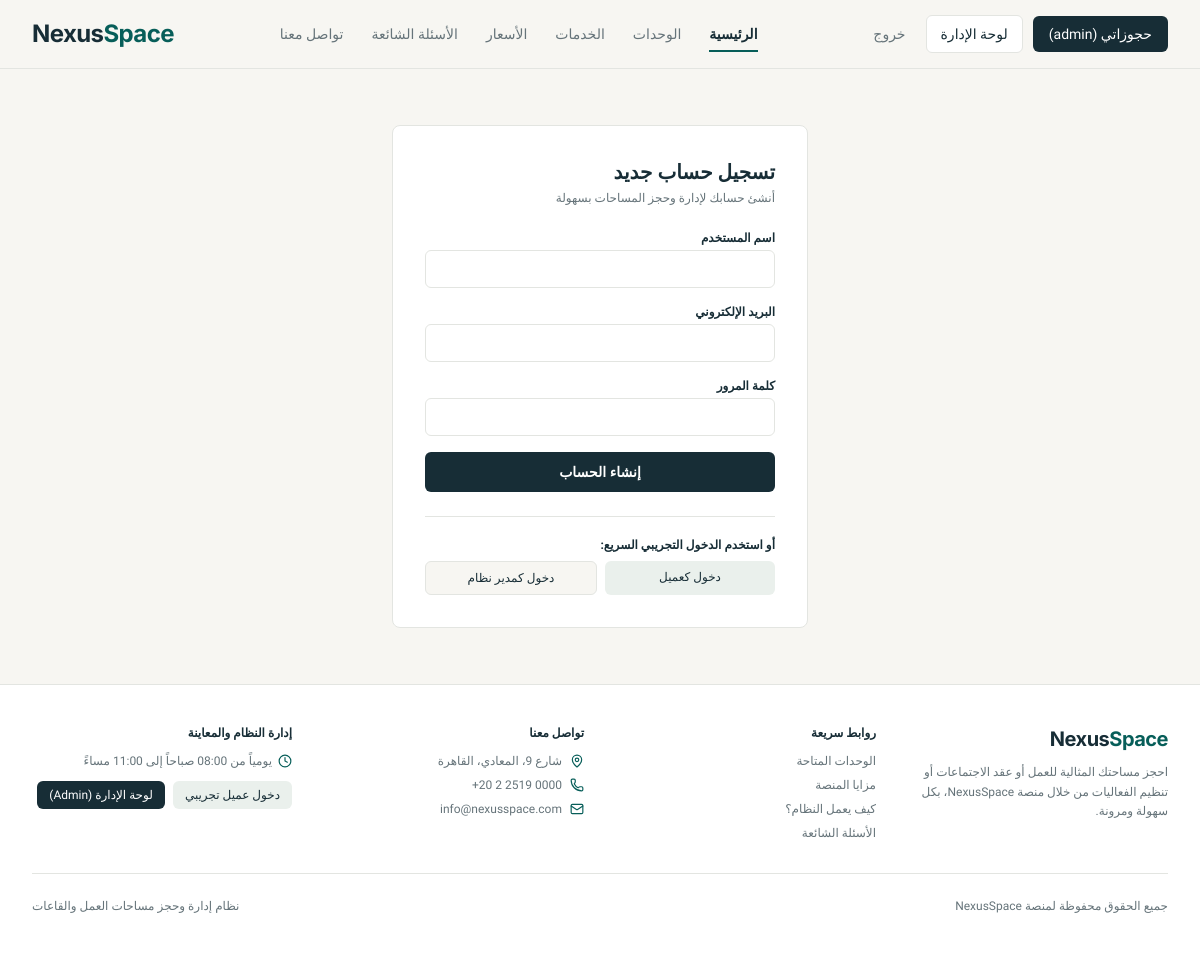
The page /register/ (signed in) on the database its author committed.
### apps/cms/models.py (models this page shows, shortened)
class SiteConfiguration(models.Model):
    site_name = models.CharField(max_length=100, default="NexusSpace", verbose_name="اسم المنصة")
    hero_title_line1 = models.CharField(max_length=150, default="مساحات عمل وقاعات", verbose_name="عنوان الواجهة (السطر الأول)")
    hero_title_line2 = models.CharField(max_length=150, default="بكل احترافية في مكان واحد", verbose_name="عنوان الواجهة (السطر الثاني)")
    hero_subtitle = models.TextField(
        default="احجز مساحتك المثالية للعمل أو عقد الاجتماعات أو تنظيم الفعاليات من خلال منصة NexusSpace، بكل سهولة ومرونة.",
        verbose_name="الوصف المختصر في الواجهة"
    )
    hero_image_url = models.URLField(
        default="https://images.unsplash.com/photo-1497366811353-6870744d04b2?auto=format&fit=crop&w=1400&q=85",
        verbose_name="صورة الواجهة الرئيسية (Hero)"
    )
    cta_banner_title = models.CharField(max_length=150, default="مساحتك المثالية بانتظارك", verbose_name="عنوان اللوحة الداكنة")
    cta_banner_subtitle = models.TextField(
        default="سواء كنت تعمل بمفردك أو مع فريقك، نحن نوفر لك المكان المناسب.",
        verbose_name="وصف اللوحة الداكنة"
    )
    contact_email = models.EmailField(default="info@nexusspace.com", verbose_name="البريد الإلكتروني")
    phone_number = models.CharField(max_length=30, default="+20 2 2519 0000", verbose_name="رقم الهاتف")
    address = models.CharField(max_length=250, default="شارع 9، المعادي، القاهرة", verbose_name="العنوان الفعلي")
    working_hours = models.CharField(max_length=100, default="يومياً من 08:00 صباحاً إلى 11:00 مساءً", verbose_name="ساعات العمل")
    class Meta:
        verbose_name = "إعدادات المنصة الأساسية"
        verbose_name_plural = "إعدادات المنصة الأساسية"

### apps/spaces/views.py (the view, shortened to what this page needs)
# urls.py: path('register/', views.register_view, name='register'),
def register_view(request):
    return render(request, 'spaces/auth.html', {'mode': 'register'})

### apps/cms/context_processors.py (called while the page is built)
def site_settings(request):
    config, _ = SiteConfiguration.objects.get_or_create(pk=1)
    return {'site_config': config}

### templates/spaces/auth.html (shortened to what this page needs)
{% extends 'base.html' %}
{% block content %}
<div class="max-w-md mx-auto px-4 py-14">
    <div class="bg-cardbg border border-borderline rounded-[8px] p-6 sm:p-8">
        <h1 class="text-xl font-bold text-primarytext mb-1">
            {% if mode == 'register' %}تسجيل حساب جديد{% else %}تسجيل الدخول{% endif %}
        </h1>
        <p class="text-xs text-secondarytext mb-6">
            {% if mode == 'register' %}أنشئ حسابك لإدارة وحجز المساحات بسهولة{% else %}ادخل إلى حسابك لمتابعة حجوزاتك{% endif %}
        </p>
        <form method="POST" class="space-y-4">
            <div>
                <label class="block text-xs font-semibold text-primarytext mb-1">اسم المستخدم</label>
                <input type="text" name="username" required class="w-full border border-borderline rounded-[6px] px-3 py-2 text-sm outline-none focus:border-petrol">
            </div>
            {% if mode == 'register' %}
            <div>
                <label class="block text-xs font-semibold text-primarytext mb-1">البريد الإلكتروني</label>
                <input type="email" name="email" required class="w-full border border-borderline rounded-[6px] px-3 py-2 text-sm outline-none focus:border-petrol">
            </div>
            {% endif %}
            <div>
                <label class="block text-xs font-semibold text-primarytext mb-1">كلمة المرور</label>
                <input type="password" name="password" required class="w-full border border-borderline rounded-[6px] px-3 py-2 text-sm outline-none focus:border-petrol">
            </div>
            <button type="submit" class="w-full bg-primarytext hover:bg-petrolhover text-white font-semibold text-sm py-2.5 rounded-[6px] transition duration-150">
                {% if mode == 'register' %}إنشاء الحساب{% else %}دخول{% endif %}
            </button>
        </form>
        <div class="mt-6 pt-5 border-t border-borderline text-xs text-secondarytext space-y-2">
            <div class="font-semibold text-primarytext mb-2">أو استخدم الدخول التجريبي السريع:</div>
            <div class="flex gap-2">
                <a href="{% url 'demo_login' 'client' %}" class="flex-1 text-center bg-iconbg hover:bg-petrol hover:text-white text-primarytext py-2 rounded-[6px] font-medium transition duration-150">دخول كعميل</a>
                <a href="{% url 'demo_login' 'admin' %}" class="flex-1 text-center bg-pagebg border border-borderline hover:border-petrol text-primarytext py-2 rounded-[6px] font-medium transition duration-150">دخول كمدير نظام</a>
            </div>
        </div>
    </div>
</div>
{% endblock %}

### templates/partials/navbar.html (shortened to what this page needs)
<header class="bg-[#F7F6F2] border-b border-borderline sticky top-0 z-40">
    <div class="max-w-[1320px] mx-auto px-4 sm:px-6 lg:px-8 h-[68px] flex items-center justify-between gap-4">
        <div class="flex items-center gap-2.5">
            {% if user.is_authenticated %}
                <a href="{% url 'my_bookings' %}" class="bg-primarytext hover:bg-petrolhover text-white text-xs sm:text-sm font-medium px-4 py-2 rounded-[6px] transition duration-150">
                    حجوزاتي ({{ user.username }})
                </a>
                {% if user.is_staff %}
                    <a href="/admin/" class="bg-cardbg hover:bg-iconbg text-primarytext border border-borderline text-xs sm:text-sm font-medium px-3.5 py-2 rounded-[6px] transition duration-150">
                        لوحة الإدارة
                    </a>
                {% endif %}
                <a href="{% url 'logout' %}" class="text-secondarytext hover:text-primarytext text-xs sm:text-sm font-medium px-2.5 py-2 transition duration-150">
                    خروج
                </a>
            {% endif %}
        </div>
        <nav aria-label="التنقل الرئيسي" class="hidden lg:flex items-center gap-7 text-sm font-medium text-secondarytext">
            <a href="{% url 'home' %}" class="text-primarytext font-semibold relative py-5 after:content-[''] after:absolute after:bottom-3 after:right-0 after:w-full after:h-[2px] after:bg-petrol">
                الرئيسية
            </a>
            <a href="{% url 'home' %}#spaces-section" class="hover:text-primarytext transition duration-150">الوحدات</a>
            <a href="{% url 'home' %}#features-section" class="hover:text-primarytext transition duration-150">الخدمات</a>
            <a href="{% url 'home' %}#pricing-section" class="hover:text-primarytext transition duration-150">الأسعار</a>
            <a href="{% url 'home' %}#faq-section" class="hover:text-primarytext transition duration-150">الأسئلة الشائعة</a>
            <a href="#footer-contact" class="hover:text-primarytext transition duration-150">تواصل معنا</a>
        </nav>
        <a href="{% url 'home' %}" dir="ltr" class="brand-en text-xl sm:text-2xl font-bold tracking-tight shrink-0">
            <span class="text-primarytext">Nexus</span><span class="text-petrol">Space</span>
        </a>
    </div>
</header>

### templates/partials/footer.html
<footer id="footer-contact" class="bg-cardbg border-t border-borderline text-sm text-secondarytext">
    <div class="max-w-[1320px] mx-auto px-4 sm:px-6 lg:px-8 py-10">
        <div class="grid grid-cols-1 md:grid-cols-4 gap-8 pb-8 border-b border-borderline">
            <div class="space-y-2.5">
                <a href="{% url 'home' %}" dir="ltr" class="brand-en text-xl font-bold tracking-tight inline-block">
                    <span class="text-primarytext">Nexus</span><span class="text-petrol">Space</span>
                </a>
                <p class="text-xs leading-relaxed text-secondarytext">
                    {{ site_config.hero_subtitle }}
                </p>
            </div>
            <div>
                <h3 class="text-xs font-bold text-primarytext mb-3">روابط سريعة</h3>
                <ul class="space-y-2 text-xs">
                    <li><a href="{% url 'home' %}#spaces-section" class="hover:text-petrol">الوحدات المتاحة</a></li>
                    <li><a href="{% url 'home' %}#features-section" class="hover:text-petrol">مزايا المنصة</a></li>
                    <li><a href="{% url 'home' %}#how-it-works" class="hover:text-petrol">كيف يعمل النظام؟</a></li>
                    <li><a href="{% url 'home' %}#faq-section" class="hover:text-petrol">الأسئلة الشائعة</a></li>
                </ul>
            </div>
            <div>
                <h3 class="text-xs font-bold text-primarytext mb-3">تواصل معنا</h3>
                <ul class="space-y-2 text-xs">
                    <li class="flex items-center gap-2">
                        <i data-lucide="map-pin" class="w-3.5 h-3.5 text-petrol" aria-hidden="true"></i>
                        <span>{{ site_config.address }}</span>
                    </li>
                    <li class="flex items-center gap-2">
                        <i data-lucide="phone" class="w-3.5 h-3.5 text-petrol" aria-hidden="true"></i>
                        <span dir="ltr">{{ site_config.phone_number }}</span>
                    </li>
                    <li class="flex items-center gap-2">
                        <i data-lucide="mail" class="w-3.5 h-3.5 text-petrol" aria-hidden="true"></i>
                        <span>{{ site_config.contact_email }}</span>
                    </li>
                </ul>
            </div>
            <div>
                <h3 class="text-xs font-bold text-primarytext mb-3">إدارة النظام والمعاينة</h3>
                <p class="text-xs mb-3 flex items-center gap-1.5">
                    <i data-lucide="clock" class="w-3.5 h-3.5 text-petrol" aria-hidden="true"></i>
                    <span>{{ site_config.working_hours }}</span>
                </p>
                <div class="flex flex-wrap gap-2">
                    <a href="{% url 'demo_login' 'client' %}" class="text-xs bg-iconbg hover:bg-petrol hover:text-white text-primarytext px-3 py-1.5 rounded-[6px] font-medium transition duration-150">
                        دخول عميل تجريبي
                    </a>
                    <a href="{% url 'demo_login' 'admin' %}" class="text-xs bg-primarytext hover:bg-petrolhover text-white px-3 py-1.5 rounded-[6px] font-medium transition duration-150">
                        لوحة الإدارة (Admin)
                    </a>
                </div>
            </div>
        </div>
        <div class="pt-6 flex flex-wrap justify-between items-center text-xs text-secondarytext gap-4">
            <span>جميع الحقوق محفوظة لمنصة {{ site_config.site_name }}</span>
            <span>نظام إدارة وحجز مساحات العمل والقاعات</span>
        </div>
    </div>
</footer>

### templates/base.html (style rules this page uses)
body { font-family: 'IBM Plex Sans Arabic', sans-serif; background-color: #F7F6F2; color: #172D36; overflow-x: hidden; }
.brand-en { font-family: 'Inter', sans-serif; }

### rows shown on the page
SiteConfiguration: hero_subtitle "احجز مساحتك المثالية للعمل أو عقد الاجتماعات أو تنظيم الفعاليات من خلال منصة NexusSpace، بكل سهولة ومرونة.", address "شارع 9، المعادي، القاهرة", phone_number "+20 2 2519 0000", contact_email "info@nexusspace.com", working_hours "يومياً من 08:00 صباحاً إلى 11:00 مساءً", site_name "NexusSpace"

### other values the page prints
{{ user.username }} "admin"
